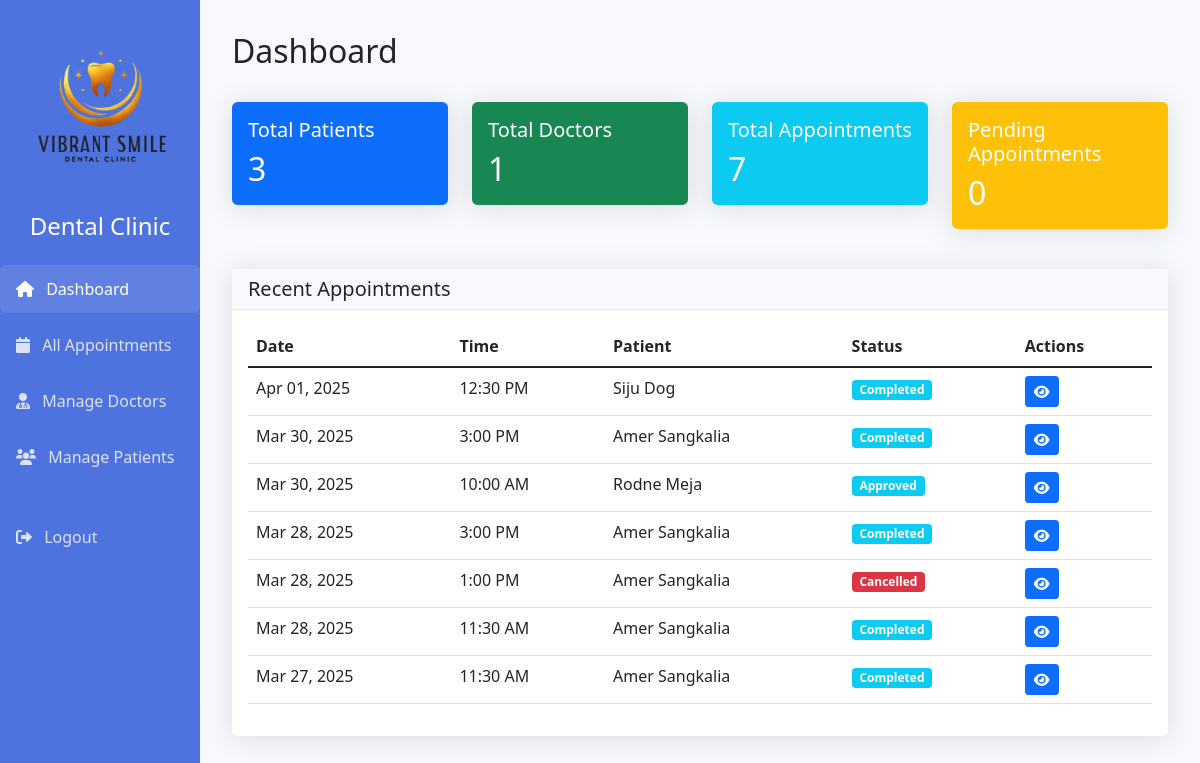
/dashboard.php (signed in), run on the app's committed database.
### tables this page shows
CREATE TABLE `appointments` (
  `id` int(11) NOT NULL,
  `patient_id` int(11) NOT NULL,
  `doctor_id` int(11) DEFAULT NULL,
  `appointment_date` date NOT NULL,
  `appointment_time` time NOT NULL,
  `status` enum('pending','scheduled','approved','completed','cancelled') NOT NULL DEFAULT 'pending',
  `notes` text DEFAULT NULL,
  `created_at` timestamp NOT NULL DEFAULT current_timestamp(),
  `updated_at` timestamp NOT NULL DEFAULT current_timestamp() ON UPDATE current_timestamp(),
  `service_id` int(11) DEFAULT NULL,
  `end_time` time DEFAULT NULL,
  `reschedule_count` int(11) DEFAULT 0
);

### dashboard.php (the view, shortened to what this page needs)
<?php
require_once "config/database.php";
$role = $_SESSION["role"];
if($role == "patient"){
    $sql = "SELECT a.*, d.specialization, CONCAT(u.first_name, ' ', u.last_name) as doctor_name
            FROM appointments a
            JOIN doctors d ON a.doctor_id = d.id
            JOIN users u ON d.user_id = u.id
            WHERE a.patient_id = ?
            ORDER BY a.appointment_date DESC, a.appointment_time DESC";
    $patient_id = $patient['id'] ?? null;
    if(!$patient_id) {
        $error_message = "Patient record not found. Please complete your profile first.";
    } else {
        if($stmt = mysqli_prepare($conn, $sql)){
            mysqli_stmt_bind_param($stmt, "i", $patient_id);
            mysqli_stmt_execute($stmt);
            $appointments = mysqli_stmt_get_result($stmt);
            if(!$appointments) {
                $error_message = "Error fetching appointments: " . mysqli_error($conn);
            }
        }
    }
} else {
    $sql = "SELECT a.*, d.specialization,
            CONCAT(u1.first_name, ' ', u1.last_name) as doctor_name,
            CONCAT(u2.first_name, ' ', u2.last_name) as patient_name
            FROM appointments a
            JOIN doctors d ON a.doctor_id = d.id
            JOIN patients p ON a.patient_id = p.id
            JOIN users u1 ON d.user_id = u1.id
            JOIN users u2 ON p.user_id = u2.id
            ORDER BY a.appointment_date DESC, a.appointment_time DESC";
    if($stmt = mysqli_prepare($conn, $sql)){
        mysqli_stmt_execute($stmt);
        $appointments = mysqli_stmt_get_result($stmt);
    }
}
$pending_appointments = 0;
$total_appointments = 0;
if(isset($appointments) && $appointments) {
    mysqli_data_seek($appointments, 0);
    while($appointment = mysqli_fetch_assoc($appointments)) {
        $total_appointments++;
    }
}
if($role == "admin") {
    $sql = "SELECT COUNT(*) as total FROM patients";
    $result = mysqli_query($conn, $sql);
    $total_patients = mysqli_fetch_assoc($result)['total'];
    $sql = "SELECT COUNT(*) as total FROM doctors";
    $result = mysqli_query($conn, $sql);
    $total_doctors = mysqli_fetch_assoc($result)['total'];
}
$recent_appointments = $appointments ?? null;
if($recent_appointments) {
    mysqli_data_seek($recent_appointments, 0);
}
?>
<!DOCTYPE html>
<html lang="en">
<head>
    <link href="https://cdn.jsdelivr.net/npm/bootstrap@5.1.3/dist/css/bootstrap.min.css" rel="stylesheet">
    <link href="https://cdnjs.cloudflare.com/ajax/libs/font-awesome/6.0.0/css/all.min.css" rel="stylesheet">
    <link href='https://cdnjs.cloudflare.com/ajax/libs/fullcalendar/3.10.2/fullcalendar.min.css' rel='stylesheet' />
</head>
<body>
    <div class="container-fluid">
        <div class="row">
            <div class="col-md-3 col-lg-2 px-0 sidebar">
                <div class="text-center mb-4">
                    <img src="assets/images/logo_vibrant.png" alt="Dental Clinic Logo" class="img-fluid mb-3" style="max-width: 180px; height: auto; transition: transform 0.3s ease;">
                    <h4 class="text-white">Dental Clinic</h4>
                </div>
                <ul class="nav flex-column">
                    <li class="nav-item">
                        <a class="nav-link active" href="./dashboard.php">
                            <i class="fas fa-home me-2"></i> Dashboard
                        </a>
                    </li>
                    <?php if($role == "patient"): ?>
                    <li class="nav-item">
                        <a class="nav-link" href="./appointments.php">
                            <i class="fas fa-calendar-alt me-2"></i> My Appointments
                        </a>
                    </li>
                    <li class="nav-item">
                        <a class="nav-link" href="patient_medical_history.php">
                            <i class="fas fa-notes-medical me-2"></i> Medical History
                            <?php if(!$has_medical_history): ?>
                            <span class="badge bg-danger rounded-pill ms-2">Required</span>
                            <?php endif; ?>
                        </a>
                    </li>
                    <li class="nav-item">
                        <a class="nav-link" href="family_profile.php">
                            <i class="fas fa-users me-2"></i> Family Profile
                        </a>
                    </li>
                    <li class="nav-item">
                        <a class="nav-link" href="./messaging.php">
                            <i class="fas fa-comments me-2"></i> Messages
                            <span class="badge bg-danger rounded-pill ms-2" id="unreadMessagesCount">0</span>
                        </a>
                    </li>
                    <li class="nav-item">
                        <a class="nav-link" href="./profile.php">
                            <i class="fas fa-user me-2"></i> My Profile
                        </a>
                    </li>
                    <?php else: ?>
                    <li class="nav-item">
                        <a class="nav-link" href="./appointments.php">
                            <i class="fas fa-calendar me-2"></i> All Appointments
                        </a>
                    </li>
                    <li class="nav-item">
                        <a class="nav-link" href="./doctors.php">
                            <i class="fas fa-user-md me-2"></i> Manage Doctors
                        </a>
                    </li>
                    <li class="nav-item">
                        <a class="nav-link" href="./patients.php">
                            <i class="fas fa-users me-2"></i> Manage Patients
                        </a>
                    </li>
                    <?php endif; ?>
                    <li class="nav-item mt-4">
                        <a class="nav-link" href="logout.php">
                            <i class="fas fa-sign-out-alt me-2"></i> Logout
                        </a>
                    </li>
                </ul>
            </div>
            <div class="col-md-9 col-lg-10 main-content">
                <div class="d-flex justify-content-between align-items-center mb-4">
                    <h2>Dashboard</h2>
                </div>
                <div class="row mb-4">
                    <?php if($role == "admin"): ?>
                    <div class="col-md-3 mb-3">
                        <div class="card bg-primary text-white">
                            <div class="card-body">
                                <h5 class="card-title">Total Patients</h5>
                                <h2 class="mb-0"><?php echo $total_patients; ?></h2>
                            </div>
                        </div>
                    </div>
                    <div class="col-md-3 mb-3">
                        <div class="card bg-success text-white">
                            <div class="card-body">
                                <h5 class="card-title">Total Doctors</h5>
                                <h2 class="mb-0"><?php echo $total_doctors; ?></h2>
                            </div>
                        </div>
                    </div>
                    <div class="col-md-3 mb-3">
                        <div class="card bg-info text-white">
                            <div class="card-body">
                                <h5 class="card-title">Total Appointments</h5>
                                <h2 class="mb-0"><?php echo $total_appointments; ?></h2>
                            </div>
                        </div>
                    </div>
                    <div class="col-md-3 mb-3">
                        <div class="card bg-warning text-white">
                            <div class="card-body">
                                <h5 class="card-title">Pending Appointments</h5>
                                <h2 class="mb-0"><?php echo $pending_appointments; ?></h2>
                            </div>
                        </div>
                    </div>
                    <?php endif; ?>
                </div>
                <div class="card mb-4">
                    <div class="card-header">
                        <h5 class="mb-0">Recent Appointments</h5>
                    </div>
                    <div class="card-body">
                        <div class="table-responsive">
                            <table class="table table-hover">
                                <thead>
                                    <tr>
                                        <th>Date</th>
                                        <th>Time</th>
                                        <?php if($role == "patient"): ?>
                                        <th>Doctor</th>
                                        <?php else: ?>
                                        <th>Patient</th>
                                        <?php endif; ?>
                                        <th>Status</th>
                                        <th>Actions</th>
                                    </tr>
                                </thead>
                                <tbody>
                                    <?php while($appointment = mysqli_fetch_assoc($recent_appointments)): ?>
                                    <tr>
                                        <td><?php echo date('M d, Y', strtotime($appointment['appointment_date'])); ?></td>
                                        <td><?php echo date('g:i A', strtotime($appointment['appointment_time'])); ?></td>
                                        <td>
                            <?php
                                            if($role == "patient") {
                                                echo htmlspecialchars($appointment['doctor_name']);
                                            } else {
                                                echo htmlspecialchars($appointment['patient_name']);
                                            }
                                            ?>
                                        </td>
                                        <td>
                                            <span class="badge bg-<?php
                                                echo $appointment['status'] == 'confirmed' ? 'success' :
                                                    ($appointment['status'] == 'pending' ? 'warning' :
                                                    ($appointment['status'] == 'cancelled' ? 'danger' : 'info'));
                                            ?>">
                                                <?php echo ucfirst($appointment['status']); ?>
                                            </span>
                                        </td>
                                        <td>
                                            <a href="appointments.php" class="btn btn-sm btn-primary">
                                                <i class="fas fa-eye"></i>
                                            </a>
                                        </td>
                                    </tr>
                            <?php endwhile; ?>
                                </tbody>
                            </table>
                        </div>
                    </div>
                </div>
            </div>
        </div>
    </div>
</body>
</html>

### dashboard.php (style rules this page uses)
body { background: #f8f9fc; }
.sidebar { min-height: 100vh; background: #4e73df; color: white; padding: 1rem; position: fixed; width: 16.66%; overflow-y: auto; z-index: 100; }
.sidebar .nav-link { color: rgba(255,255,255,.8); padding: 0.75rem 1rem; border-radius: 0.35rem; margin-bottom: 0.5rem; }
.sidebar .nav-link.active { background: rgba(255,255,255,.1); color: white; }
.main-content { padding: 2rem; margin-left: 16.66%; }
.card { border: none; border-radius: 0.35rem; box-shadow: 0 0.15rem 1.75rem 0 rgba(58, 59, 69, 0.15); }
.card-header { background-color: #f8f9fc; border-bottom: 1px solid #e3e6f0; }

### data on the page
appointments: appointment_date "Apr 01, 2025", appointment_time "12:30 PM", patient_name "Siju Dog", status "Completed"
appointments: appointment_date "Mar 30, 2025", appointment_time "3:00 PM", patient_name "Amer Sangkalia", status "Completed"
appointments: appointment_date "Mar 30, 2025", appointment_time "10:00 AM", patient_name "Rodne Meja", status "Approved"
appointments: appointment_date "Mar 28, 2025", appointment_time "3:00 PM", patient_name "Amer Sangkalia", status "Completed"
appointments: appointment_date "Mar 28, 2025", appointment_time "1:00 PM", patient_name "Amer Sangkalia", status "Cancelled"
appointments: appointment_date "Mar 28, 2025", appointment_time "11:30 AM", patient_name "Amer Sangkalia", status "Completed"
appointments: appointment_date "Mar 27, 2025", appointment_time "11:30 AM", patient_name "Amer Sangkalia", status "Completed"

### other printed values
$total_patients "3"
$total_doctors "1"
$total_appointments "7"
$pending_appointments "0"
